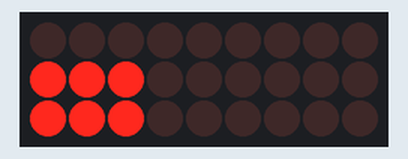
A sketch run on a simulated Arduino Uno, built with avr-gcc and run on an emulated ATmega328P. Shown: 9×3 LED matrix. Wiring (inferred from the names in the program): LED cube drawn one layer per row (orientation assumed): layers pin 3, pin 2, pin 1; columns pin 5, pin 4, pin 6, pin 7, pin 8, pin 9, pin 10, pin 11, pin 12.

Above: at 0.2 s.
At 19.48 s:
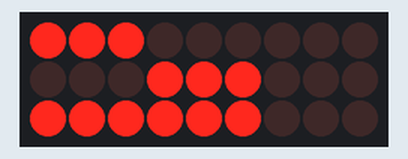
At 38.78 s:
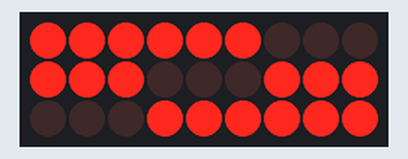

The sketch:

LEDcube_3by3by3.ino
```cpp
/*
** Arduino sketch for powering an LED cube.
** Loops through each pin in each row for the
** designated time DELAY (in usec). The current
** pattern switches on the ith column of the ith
** plane waits for the designated delay and then turns
** it off and goes to the next column.
*/

const int CUBESIZE = 3;
const int PLANESIZE = 9;
const int DELAY_ON = 10;


/*
** Defining pins in array makes it easier to rearrange how cube is wired
** Adjust numbers here until LEDs flash in the right order
*/
int LEDPin[] = {5,4,6,7,8,9,10,11,12};  //order of columns (+)
int PlanePin[] = {3,2,1}; //order of planes (-)
int initial=0;
// initialization
void setup()
{
	int pin;
	// set up LED pins as output (active HIGH)
	for (pin=0; pin<PLANESIZE; pin++)
        {
		pinMode( LEDPin[pin], OUTPUT );
                digitalWrite( LEDPin[pin], 0 );
        }
	// set up plane pins as outputs (active LOW)
	for (pin=0; pin<CUBESIZE; pin++)
        {
		pinMode( PlanePin[pin], OUTPUT );
                digitalWrite( PlanePin[pin], 1);
        }
}

void loop()
{
        int input[][9] = {{1,1,1,0,0,0,0,0,0},{0,0,0,1,1,1,0,0,0},{0,0,0,0,0,0,1,1,1}};
        int oldcube[3][9] = {{0,0,0,0,0,0,0,0,0},{0,0,0,0,0,0,0,0,0},{0,0,0,0,0,0,0,0,0}};
        int newcube[3][9]= {{0,0,0,0,0,0,0,0,0},{0,0,0,0,0,0,0,0,0},{0,0,0,0,0,0,0,0,0}};

        for (int i=0;i<CUBESIZE;i++)
        {
          for (int l=0; l<PLANESIZE; l++)
          {
            newcube[0][l]=input[i][l];
          }
          for (int j=1;j<CUBESIZE;j++)
          {
            for (int l=0; l<PLANESIZE; l++)
            {
              newcube[j][l]=oldcube[j-1][l];
            }
          }
          for (int m=0;m<500;m++)
          {
            planecontrol(newcube);
          }
          delay(50);

          for (int j=0;j<CUBESIZE;j++)
          {
            for (int l=0; l<PLANESIZE; l++)
            {
              oldcube[j][l]=newcube[j][l];
            }
          }

     }
}

void planecontrol(int in[][9])
{
  int ledrow, ledpin, ledcol;
      for (ledrow = 0; ledrow<CUBESIZE; ledrow++)
             {
                digitalWrite(PlanePin[ledrow],0);
      		for (ledpin = 0; ledpin<PLANESIZE;ledpin ++)
      		{
                     digitalWrite(LEDPin[ledpin],in[ledrow][ledpin]);
                     delayMicroseconds (DELAY_ON);
                     digitalWrite(LEDPin[ledpin],0);
                }
              digitalWrite(PlanePin[ledrow],1);
             }
}
```
